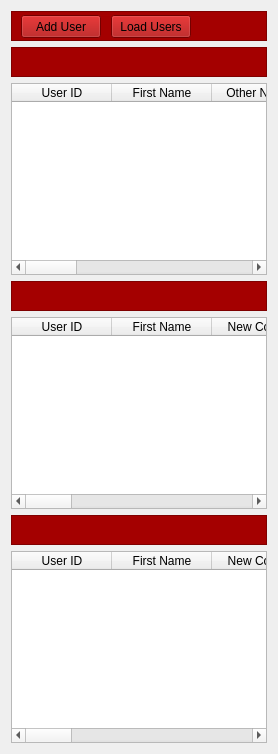
            <widget class="QWidget" name="page_infoCenter">
             <layout class="QGridLayout" name="gridLayout_14">
              <item row="0" column="0">
               <layout class="QVBoxLayout" name="verticalLayout_16">
                <item>
                 <widget class="QFrame" name="frame_47">
                  <property name="minimumSize">
                   <size>
                    <width>0</width>
                    <height>30</height>
                   </size>
                  </property>
                  <property name="maximumSize">
                   <size>
                    <width>16777215</width>
                    <height>30</height>
                   </size>
                  </property>
                  <property name="styleSheet">
                   <string notr="true">background-color: rgb(164, 0, 0);</string>
                  </property>
                  <property name="frameShape">
                   <enum>QFrame::StyledPanel</enum>
                  </property>
                  <property name="frameShadow">
                   <enum>QFrame::Raised</enum>
                  </property>
                  <widget class="QPushButton" name="pushButton_addNewUser_12">
                   <property name="geometry">
                    <rect>
                     <x>10</x>
                     <y>4</y>
                     <width>80</width>
                     <height>23</height>
                    </rect>
                   </property>
                   <property name="text">
                    <string>Add User</string>
                   </property>
                  </widget>
                  <widget class="QPushButton" name="btn_loadUsers_12">
                   <property name="geometry">
                    <rect>
                     <x>100</x>
                     <y>4</y>
                     <width>80</width>
                     <height>23</height>
                    </rect>
                   </property>
                   <property name="text">
                    <string>Load Users</string>
                   </property>
                  </widget>
                  <widget class="QLabel" name="label_48">
                   <property name="geometry">
                    <rect>
                     <x>540</x>
                     <y>10</y>
                     <width>391</width>
                     <height>16</height>
                    </rect>
                   </property>
                   <property name="font">
                    <font>
                     <pointsize>13</pointsize>
                    </font>
                   </property>
                   <property name="styleSheet">
                    <string notr="true">color: rgb(255, 255, 255);</string>
                   </property>
                   <property name="text">
                    <string>INFORMATION CENTER  CENTRAL ADMIN PANEL</string>
                   </property>
                  </widget>
                 </widget>
                </item>
                <item>
                 <widget class="QFrame" name="frame_48">
                  <property name="minimumSize">
                   <size>
                    <width>0</width>
                    <height>30</height>
                   </size>
                  </property>
                  <property name="maximumSize">
                   <size>
                    <width>16777215</width>
                    <height>30</height>
                   </size>
                  </property>
                  <property name="styleSheet">
                   <string notr="true">background-color: rgb(164, 0, 0);</string>
                  </property>
                  <property name="frameShape">
                   <enum>QFrame::StyledPanel</enum>
                  </property>
                  <property name="frameShadow">
                   <enum>QFrame::Raised</enum>
                  </property>
                  <widget class="QLabel" name="label_49">
                   <property name="geometry">
                    <rect>
                     <x>420</x>
                     <y>10</y>
                     <width>71</width>
                     <height>16</height>
                    </rect>
                   </property>
                   <property name="styleSheet">
                    <string notr="true">color: rgb(255, 255, 255);</string>
                   </property>
                   <property name="text">
                    <string>CASHIERS</string>
                   </property>
                  </widget>
                 </widget>
                </item>
                <item>
                 <widget class="QTableWidget" name="tableWidgetCashiers_12">
                  <property name="maximumSize">
                   <size>
                    <width>16777215</width>
                    <height>300</height>
                   </size>
                  </property>
                  <column>
                   <property name="text">
                    <string>User ID</string>
                   </property>
                  </column>
                  <column>
                   <property name="text">
                    <string>First Name</string>
                   </property>
                  </column>
                  <column>
                   <property name="text">
                    <string>Other Names</string>
                   </property>
                  </column>
                  <column>
                   <property name="text">
                    <string>Email</string>
                   </property>
                  </column>
                  <column>
                   <property name="text">
                    <string>Phone Number</string>
                   </property>
                  </column>
                  <column>
                   <property name="text">
                    <string>Username</string>
                   </property>
                  </column>
                  <column>
                   <property name="text">
                    <string>User Role</string>
                   </property>
                  </column>
                  <column>
                   <property name="text">
                    <string>Avatar</string>
                   </property>
                  </column>
                  <column>
                   <property name="text">
                    <string>View User</string>
                   </property>
                  </column>
                 </widget>
                </item>
                <item>
                 <widget class="QFrame" name="frame_49">
                  <property name="minimumSize">
                   <size>
                    <width>0</width>
                    <height>30</height>
                   </size>
                  </property>
                  <property name="maximumSize">
                   <size>
                    <width>16777215</width>
                    <height>30</height>
                   </size>
                  </property>
                  <property name="styleSheet">
                   <string notr="true">background-color: rgb(164, 0, 0);</string>
                  </property>
                  <property name="frameShape">
                   <enum>QFrame::StyledPanel</enum>
                  </property>
                  <property name="frameShadow">
                   <enum>QFrame::Raised</enum>
                  </property>
                  <widget class="QLabel" name="label_50">
                   <property name="geometry">
                    <rect>
                     <x>420</x>
                     <y>10</y>
                     <width>81</width>
                     <height>16</height>
                    </rect>
                   </property>
                   <property name="styleSheet">
                    <string notr="true">color: rgb(255, 255, 255);</string>
                   </property>
                   <property name="text">
                    <string>SUPERVISORS</string>
                   </property>
                  </widget>
                 </widget>
                </item>
                <item>
                 <widget class="QTableWidget" name="tableWidgetSupervisors_12">
                  <property name="maximumSize">
                   <size>
                    <width>16777215</width>
                    <height>300</height>
                   </size>
                  </property>
                  <column>
                   <property name="text">
                    <string>User ID</string>
                   </property>
                  </column>
                  <column>
                   <property name="text">
                    <string>First Name</string>
                   </property>
                  </column>
                  <column>
                   <property name="text">
                    <string>New Column</string>
                   </property>
                  </column>
                  <column>
                   <property name="text">
                    <string>Other Names</string>
                   </property>
                  </column>
                  <column>
                   <property name="text">
                    <string>Email</string>
                   </property>
                  </column>
                  <column>
                   <property name="text">
                    <string>Phone Number</string>
                   </property>
                  </column>
                  <column>
                   <property name="text">
                    <string>Username</string>
                   </property>
                  </column>
                  <column>
                   <property name="text">
                    <string>User Role</string>
                   </property>
                  </column>
                  <column>
                   <property name="text">
                    <string>Avatar</string>
                   </property>
                  </column>
                  <column>
                   <property name="text">
                    <string>View Record</string>
                   </property>
                  </column>
                 </widget>
                </item>
                <item>
                 <widget class="QFrame" name="frame_50">
                  <property name="minimumSize">
                   <size>
                    <width>0</width>
                    <height>30</height>
                   </size>
                  </property>
                  <property name="maximumSize">
                   <size>
                    <width>16777215</width>
                    <height>30</height>
                   </size>
                  </property>
                  <property name="styleSheet">
                   <string notr="true">background-color: rgb(164, 0, 0);</string>
                  </property>
                  <property name="frameShape">
                   <enum>QFrame::StyledPanel</enum>
                  </property>
                  <property name="frameShadow">
                   <enum>QFrame::Raised</enum>
                  </property>
                  <widget class="QLabel" name="label_51">
                   <property name="geometry">
                    <rect>
                     <x>420</x>
                     <y>10</y>
                     <width>111</width>
                     <height>16</height>
                    </rect>
                   </property>
                   <property name="styleSheet">
                    <string notr="true">color: rgb(255, 255, 255);</string>
                   </property>
                   <property name="text">
                    <string>ADMINISTRATORS</string>
                   </property>
                  </widget>
                 </widget>
                </item>
                <item>
                 <widget class="QTableWidget" name="tableWidgetAdministrators_12">
                  <property name="maximumSize">
                   <size>
                    <width>16777215</width>
                    <height>300</height>
                   </size>
                  </property>
                  <column>
                   <property name="text">
                    <string>User ID</string>
                   </property>
                  </column>
                  <column>
                   <property name="text">
                    <string>First Name</string>
                   </property>
                  </column>
                  <column>
                   <property name="text">
                    <string>New Column</string>
                   </property>
                  </column>
                  <column>
                   <property name="text">
                    <string>Other Names</string>
                   </property>
                  </column>
                  <column>
                   <property name="text">
                    <string>Email</string>
                   </property>
                  </column>
                  <column>
                   <property name="text">
                    <string>Phone Number</string>
                   </property>
                  </column>
                  <column>
                   <property name="text">
                    <string>Username</string>
                   </property>
                  </column>
                  <column>
                   <property name="text">
                    <string>User Role</string>
                   </property>
                  </column>
                  <column>
                   <property name="text">
                    <string>Avatar</string>
                   </property>
                  </column>
                  <column>
                   <property name="text">
                    <string>View Record</string>
                   </property>
                  </column>
                 </widget>
                </item>
               </layout>
              </item>
             </layout>
            </widget>
